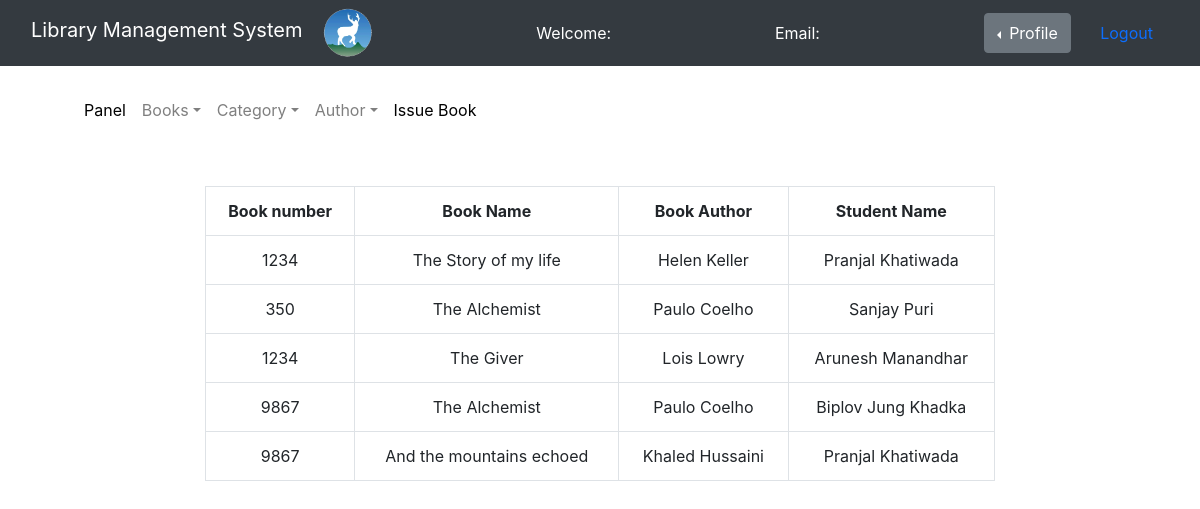
Page /Admin/issued_books.php on the committed database.
### tables this page shows
CREATE TABLE `issued_books` (
  `stu_id` int(11) NOT NULL,
  `book_number` int(11) NOT NULL,
  `book_name` varchar(100) NOT NULL,
  `book_author` varchar(100) NOT NULL,
  `student_id` int(11) NOT NULL,
  `status` int(11) NOT NULL,
  `issue_date` datetime NOT NULL
);

CREATE TABLE `user` (
  `id` int(11) NOT NULL,
  `name` varchar(255) NOT NULL,
  `email` varchar(255) NOT NULL,
  `password` int(11) NOT NULL,
  `contact` int(11) NOT NULL,
  `address` varchar(255) NOT NULL
);

### Admin/issued_books.php (the view, shortened to what this page needs)
<?php
    $connection = mysqli_connect("localhost","root","");
    $sql = "SELECT issued_books.book_name, issued_books.book_author, issued_books.book_number, user.name FROM issued_books LEFT JOIN user on issued_books.student_id = user.id";
?>
<!doctype html>
<html lang="en">
<head>
    <link href="https://cdn.jsdelivr.net/npm/bootstrap@5.1.3/dist/css/bootstrap.min.css"
          rel="stylesheet"
>
    <link rel="stylesheet" type="text/css" href="../bootstrap-4.0.0/dist/css/bootstrap.min.css">
    <link rel="stylesheet" href="admin_style.css">
</head>
<body>
<nav class="navbar navbar-expand-lg navbar-dark bg-dark">
    <div class="container-fluid">
        <div class="navbar-header">
            <a class="navbar-brand" href="admin_index.php">Library Management System</a>
            <img src="fav.gif" height="50px" alt="DSS logo">
        </div>
        <font style="color: white">
            Welcome: <?php echo $_SESSION['name']; ?>
        </font>
        <font style="color: white">
            Email: <?php echo $_SESSION['email']; ?>
        </font>
        <div class="btn-group dropstart">
            <button type="button" class="btn btn-secondary dropdown-toggle" data-bs-toggle="dropdown" aria-expanded="false">
                Profile
            </button>
            <a href="logout.php" class="nav-link">Logout</a>
        </div>
    </div>
</nav>
<div class="container mt-3" style="background-color: white">
    <nav class="navbar navbar-expand-lg navbar-light">
        <div class="container-fluid">
            <ul class="nav navbar-nav navbar-center">
                <li class="nav-item">
                    <a href="admin_panel.php" class="nav-link" style="color: black">Panel</a>
                </li>
                <li class="nav-item dropdown">
                    <a class="nav-link dropdown-toggle" href="#" id="dropdown01" data-toggle="dropdown" aria-haspopup="true" aria-expanded="false">Books</a>
                </li>
                <li class="nav-item dropdown">
                    <a class="nav-link dropdown-toggle" href="#" id="dropdown01" data-toggle="dropdown" aria-haspopup="true" aria-expanded="false">Category</a>
                </li>
                <li class="nav-item dropdown">
                    <a class="nav-link dropdown-toggle" href="#" id="dropdown01" data-toggle="dropdown" aria-haspopup="true" aria-expanded="false">Author</a>
                </li>
                <li class="nav-item">
                    <a href="to_issue_books.php" class="nav-link" style="color: black">Issue Book</a>
                </li>
            </ul>
        </div>
    </nav>
</div>
<br> <br>
<div class="row">
    <div class="col-md-2"></div>
    <div class="col-md-8">
        <form action="">
            <table class="table table-hover table-bordered" width="900px" style="text-align: center">
                <tr>
                    <th>Book number</th>
                    <th>Book Name</th>
                    <th>Book Author</th>
                    <th>Student Name</th>
                </tr>
                <?php
                    $run_sql = mysqli_query($connection, $sql);
                    WHILE ($row = mysqli_fetch_assoc($run_sql)){
                        $book_number = $row['book_number'];
                        $book_name = $row['book_name'];
                        $book_author = $row['book_author'];
                        $student_name = $row['name'];
                        ?>
                        <tr>
                            <td><?php echo $book_number;?></td>
                            <td><?php echo $book_name;?></td>
                            <td><?php echo $book_author;?></td>
                            <td><?php echo $student_name;?></td>
                        </tr> <?php
                    }
                ?>
            </table>
        </form>
    </div>
    <div class="col-md-2"></div>
</div>
</body>
</html>

### rows in the picture
issued_books: book_number "1234", book_name "The Story of my life", book_author "Helen Keller", user.name "Pranjal Khatiwada"
issued_books: book_number "350", book_name "The Alchemist", book_author "Paulo Coelho", user.name "Sanjay Puri"
issued_books: book_number "1234", book_name "The Giver", book_author "Lois Lowry", user.name "Arunesh Manandhar"
issued_books: book_number "9867", book_name "The Alchemist", book_author "Paulo Coelho", user.name "Biplov Jung Khadka"
issued_books: book_number "9867", book_name "And the mountains echoed", book_author "Khaled Hussaini", user.name "Pranjal Khatiwada"
